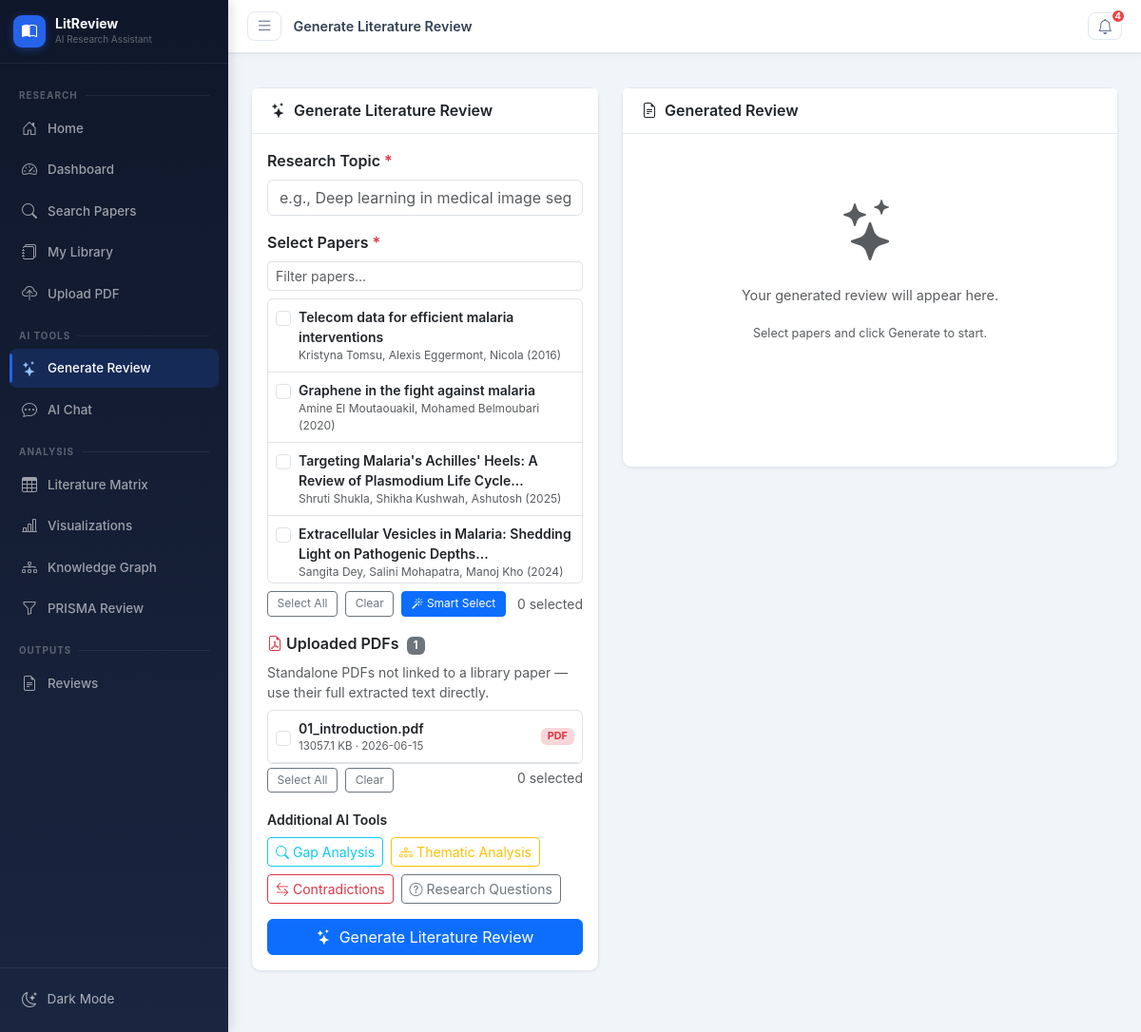
Page /ai/generate-review on the earlier database version.
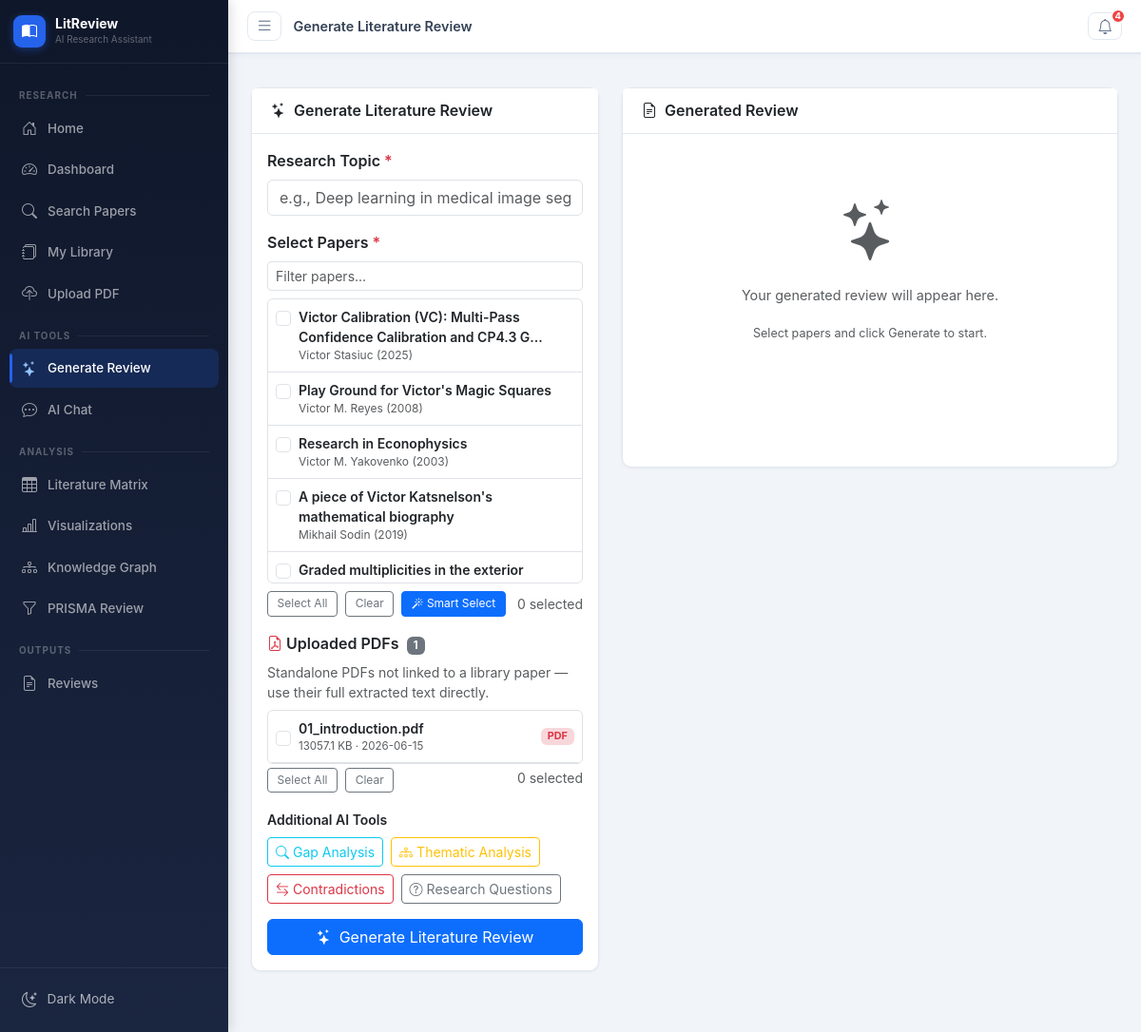
Same page on the later database version.
### tables this page shows
CREATE TABLE papers (
            id INTEGER PRIMARY KEY AUTOINCREMENT,
            title TEXT NOT NULL,
            authors TEXT,
            abstract TEXT,
            year INTEGER,
            doi TEXT,
            url TEXT,
            journal TEXT,
            citations_count INTEGER DEFAULT 0,
            source TEXT,
            keywords TEXT,
            full_text TEXT,
            created_at TIMESTAMP DEFAULT CURRENT_TIMESTAMP
        );

CREATE TABLE paper_files (
            id INTEGER PRIMARY KEY AUTOINCREMENT,
            paper_id INTEGER,
            filename TEXT,
            original_name TEXT,
            file_path TEXT,
            file_size INTEGER,
            extracted_text TEXT,
            sections TEXT,
            ocr_used INTEGER DEFAULT 0,
            created_at TIMESTAMP DEFAULT CURRENT_TIMESTAMP,
            FOREIGN KEY (paper_id) REFERENCES papers(id)
        );

### blueprints/ai_features.py (the view)
@ai_bp.route('/generate-review', methods=['GET', 'POST'])
def generate_review():
    site = get_site_settings()
    db = get_db()
    papers_list = db.execute('SELECT id, title, authors, year, abstract FROM papers ORDER BY created_at DESC').fetchall()
    uploaded_files = db.execute(
        'SELECT id, original_name, file_size, created_at FROM paper_files WHERE paper_id IS NULL ORDER BY created_at DESC'
    ).fetchall()
    db.close()
    return render_template('ai/generate_review.html', site=site, papers=papers_list,
                           uploaded_files=uploaded_files, notifications=get_notifications())

### blueprints/ai_features.py (called while the page is built)
def get_site_settings():
    db = get_db()
    rows = db.execute('SELECT key, value FROM site_settings').fetchall()
    db.close()
    return {r['key']: r['value'] for r in rows}

def get_notifications():
    db = get_db()
    rows = db.execute('SELECT * FROM notifications WHERE is_read=0 ORDER BY created_at DESC LIMIT 10').fetchall()
    db.close()
    return [dict(r) for r in rows]

### models/__init__.py (called while the page is built)
def get_db():
    conn = sqlite3.connect(Config.DATABASE_PATH)
    conn.row_factory = sqlite3.Row
    return conn

### templates/ai/generate_review.html (shortened to what this page needs)
{% extends "base.html" %}
{% block page_title %}Generate Literature Review{% endblock %}
{% block content %}
<div class="row">
  <div class="col-lg-5">
    <div class="card shadow-sm mb-3">
      <div class="card-header"><h6 class="mb-0 fw-semibold"><i class="bi bi-stars me-2"></i>Generate Literature Review</h6></div>
      <div class="card-body">
        <div class="mb-3">
          <label class="form-label fw-semibold">Research Topic <span class="text-danger">*</span></label>
          <input type="text" class="form-control" id="reviewTopic" placeholder="e.g., Deep learning in medical image segmentation">
        </div>
        <div class="mb-3">
          <label class="form-label fw-semibold">Select Papers <span class="text-danger">*</span></label>
          <div class="input-group input-group-sm mb-2">
            <input type="text" class="form-control" id="paperSearch" placeholder="Filter papers..." oninput="filterPapers(this.value)">
          </div>
          {% if papers %}
          <div id="paperList" style="max-height:300px;overflow-y:auto;" class="border rounded">
            {% for paper in papers %}
            <label class="d-flex align-items-start p-2 border-bottom cursor-pointer paper-item" style="cursor:pointer;"
              data-title="{{ (paper.title or '')|lower }}"
              data-abstract="{{ ((paper.abstract or '')[:300])|lower }}"
              data-year="{{ paper.year or 0 }}">
              <input type="checkbox" class="form-check-input mt-1 me-2 paper-checkbox" value="{{ paper.id }}" id="paper-{{ paper.id }}">
              <div class="flex-grow-1">
                <div class="d-flex align-items-start justify-content-between gap-1">
                  <div class="small fw-semibold paper-title" data-raw-title="{{ paper.title[:70] }}{% if paper.title|length > 70 %}...{% endif %}">{{ paper.title[:70] }}{% if paper.title|length > 70 %}...{% endif %}</div>
                </div>
                <div class="text-muted" style="font-size:0.75rem;">{{ paper.authors[:40] if paper.authors else '' }} {% if paper.year %}({{ paper.year }}){% endif %}</div>
              </div>
            </label>
            {% endfor %}
          </div>
          <div class="d-flex gap-2 mt-2 align-items-center flex-wrap">
            <button class="btn btn-xs btn-outline-secondary" onclick="selectAll()">Select All</button>
            <button class="btn btn-xs btn-outline-secondary" onclick="selectNone()">Clear</button>
            <button class="btn btn-xs btn-primary" id="smartSelectBtn" onclick="smartSelect()" title="Auto-select the most relevant papers for your topic">
              <i class="bi bi-magic me-1"></i>Smart Select
            </button>
            <span class="text-muted small ms-auto" id="selectedCount">0 selected</span>
          </div>
          {% else %}
          <div class="alert alert-info small">
            <i class="bi bi-info-circle me-1"></i>No papers in library.
            <a href="/search">Search and save papers</a> first.
          </div>
          {% endif %}
        </div>
        {% if uploaded_files %}
        <div class="mb-3">
          <label class="form-label fw-semibold">
            <i class="bi bi-file-earmark-pdf me-1 text-danger"></i>Uploaded PDFs
            <span class="badge bg-secondary ms-1" style="font-size:0.7rem;">{{ uploaded_files|length }}</span>
          </label>
          <p class="text-muted small mb-2">Standalone PDFs not linked to a library paper — use their full extracted text directly.</p>
          <div class="border rounded" style="max-height:200px;overflow-y:auto;">
            {% for f in uploaded_files %}
            <label class="d-flex align-items-center p-2 border-bottom" style="cursor:pointer;">
              <input type="checkbox" class="form-check-input me-2 file-checkbox" value="{{ f.id }}">
              <div class="flex-grow-1 overflow-hidden">
                <div class="small fw-semibold text-truncate">{{ f.original_name or f.filename }}</div>
                <div class="text-muted" style="font-size:0.72rem;">
                  {{ (f.file_size / 1024)|round(1) }} KB &middot; {{ f.created_at[:10] if f.created_at else '' }}
                </div>
              </div>
              <span class="badge bg-danger-subtle text-danger ms-2 flex-shrink-0" style="font-size:0.68rem;">PDF</span>
            </label>
            {% endfor %}
          </div>
          <div class="d-flex gap-2 mt-1">
            <button class="btn btn-xs btn-outline-secondary" onclick="selectAllFiles()">Select All</button>
            <button class="btn btn-xs btn-outline-secondary" onclick="selectNoneFiles()">Clear</button>
            <span class="text-muted small ms-auto" id="selectedFileCount">0 selected</span>
          </div>
        </div>
        {% endif %}
        <div class="mb-3">
          <label class="form-label fw-semibold small">Additional AI Tools</label>
          <div class="d-flex flex-wrap gap-2">
            <button class="btn btn-sm btn-outline-info" onclick="runGapAnalysis()"><i class="bi bi-search me-1"></i>Gap Analysis</button>
            <button class="btn btn-sm btn-outline-warning" onclick="runThematic()"><i class="bi bi-diagram-3 me-1"></i>Thematic Analysis</button>
            <button class="btn btn-sm btn-outline-danger" onclick="runContradictions()"><i class="bi bi-arrow-left-right me-1"></i>Contradictions</button>
            <button class="btn btn-sm btn-outline-secondary" onclick="runResearchQ()"><i class="bi bi-question-circle me-1"></i>Research Questions</button>
          </div>
        </div>
        <button class="btn btn-primary w-100" id="generateBtn" onclick="generateReview()">
          <i class="bi bi-stars me-2"></i>Generate Literature Review
        </button>
      </div>
    </div>
  </div>
  <div class="col-lg-7">
    <div class="card shadow-sm" id="resultCard" style="min-height:400px;">
      <div class="card-header d-flex justify-content-between align-items-center">
        <h6 class="mb-0 fw-semibold"><i class="bi bi-file-earmark-text me-2"></i>Generated Review</h6>
      </div>
      <div class="card-body">
        <div id="reviewContent" class="review-output">
          <div class="text-center py-5 text-muted">
            <i class="bi bi-stars display-3 opacity-15"></i>
            <p class="mt-3">Your generated review will appear here.</p>
            <p class="small">Select papers and click Generate to start.</p>
          </div>
        </div>
      </div>
    </div>
  </div>
</div>
{% endblock %}

### templates/base.html (shortened to what this page needs)
<!DOCTYPE html>
<html lang="en">
<head>
<link href="https://cdn.jsdelivr.net/npm/bootstrap@5.3.2/dist/css/bootstrap.min.css" rel="stylesheet">
<link href="https://cdn.jsdelivr.net/npm/bootstrap-icons@1.11.3/font/bootstrap-icons.min.css" rel="stylesheet">
<link href="/static/css/style.css" rel="stylesheet">
</head>
<body>
<div id="sidebarOverlay"></div>
<div class="d-flex" id="wrapper">
  <nav id="sidebar">
    <div class="sidebar-header">
      <a href="/" class="sidebar-brand-link">
        <div class="sidebar-logo"><i class="bi bi-book-half"></i></div>
        <div class="sidebar-brand-text">
          <div class="sidebar-brand">LitReview</div>
          <div class="sidebar-tagline">AI Research Assistant</div>
        </div>
      </a>
    </div>
    <div class="sidebar-body">
      <div class="sidebar-section-label"><span>Research</span></div>
      <a href="/" class="sidebar-link {% if request.endpoint == 'main.index' %}active{% endif %}" data-tooltip="Home">
        <i class="bi bi-house-door"></i><span>Home</span>
      </a>
      <a href="/dashboard" class="sidebar-link {% if request.endpoint == 'main.dashboard' %}active{% endif %}" data-tooltip="Dashboard">
        <i class="bi bi-speedometer2"></i><span>Dashboard</span>
      </a>
      <a href="/search" class="sidebar-link {% if request.endpoint == 'main.search' %}active{% endif %}" data-tooltip="Search Papers">
        <i class="bi bi-search"></i><span>Search Papers</span>
      </a>
      <a href="/papers" class="sidebar-link {% if request.endpoint == 'main.papers' %}active{% endif %}" data-tooltip="My Library">
        <i class="bi bi-journals"></i><span>My Library</span>
      </a>
      <a href="/upload" class="sidebar-link {% if request.endpoint == 'main.upload' %}active{% endif %}" data-tooltip="Upload PDF">
        <i class="bi bi-cloud-upload"></i><span>Upload PDF</span>
      </a>
      <div class="sidebar-section-label"><span>AI Tools</span></div>
      <a href="/ai/generate-review" class="sidebar-link {% if request.endpoint == 'ai.generate_review' %}active{% endif %}" data-tooltip="Generate Review">
        <i class="bi bi-stars"></i><span>Generate Review</span>
      </a>
      <a href="/ai/chat" class="sidebar-link {% if request.endpoint == 'ai.chat' %}active{% endif %}" data-tooltip="AI Chat">
        <i class="bi bi-chat-dots"></i><span>AI Chat</span>
      </a>
      <div class="sidebar-section-label"><span>Analysis</span></div>
      <a href="/matrix" class="sidebar-link {% if request.endpoint == 'main.matrix' %}active{% endif %}" data-tooltip="Literature Matrix">
        <i class="bi bi-table"></i><span>Literature Matrix</span>
      </a>
      <a href="/visualizations" class="sidebar-link {% if request.endpoint == 'main.visualizations' %}active{% endif %}" data-tooltip="Visualizations">
        <i class="bi bi-bar-chart-line"></i><span>Visualizations</span>
      </a>
      <a href="/knowledge-graph" class="sidebar-link {% if request.endpoint == 'main.knowledge_graph' %}active{% endif %}" data-tooltip="Knowledge Graph">
        <i class="bi bi-diagram-3"></i><span>Knowledge Graph</span>
      </a>
      <a href="/prisma" class="sidebar-link {% if request.endpoint == 'main.prisma' %}active{% endif %}" data-tooltip="PRISMA Review">
        <i class="bi bi-funnel"></i><span>PRISMA Review</span>
      </a>
      <div class="sidebar-section-label"><span>Outputs</span></div>
      <a href="/reviews" class="sidebar-link {% if request.endpoint in ['main.reviews','main.review_detail'] %}active{% endif %}" data-tooltip="Reviews">
        <i class="bi bi-file-earmark-text"></i><span>Reviews</span>
      </a>
    </div>
    <div class="sidebar-footer">
      <button id="darkToggle" onclick="toggleDark()" data-tooltip="Toggle Theme">
        <i class="bi bi-moon-stars"></i>
        <span>Dark Mode</span>
      </button>
    </div>
  </nav>
  <div id="page-content-wrapper" class="flex-grow-1">
    <nav class="top-nav">
      <button id="sidebarToggle" aria-label="Toggle menu">
        <i class="bi bi-list"></i>
      </button>
      <span class="top-nav-title">{% block page_title %}{% endblock %}</span>
      <div class="ms-auto d-flex align-items-center gap-2">
        <div class="dropdown">
          <button class="top-nav-btn position-relative" data-bs-toggle="dropdown" aria-label="Notifications">
            <i class="bi bi-bell"></i>
            {% if g_notif_count > 0 %}
            <span class="notif-badge">{{ g_notif_count }}</span>
            {% endif %}
          </button>
        </div>
      </div>
    </nav>
    <div class="px-4 pt-3">
    </div>
    <div class="page-content px-4 pb-5">
      {% block content %}{% endblock %}
    </div>
  </div>
</div>
<div class="toast-container position-fixed bottom-0 end-0 p-3" id="toastContainer"></div>
</body>
</html>

Differences in the rows shown:
no longer on this page (row unchanged): papers: title "Telecom data for efficient malaria interventions", authors "Kristyna Tomsu, Alexis Eggermont, Nicola", year "2016"
no longer on this page (row unchanged): papers: title "Graphene in the fight against malaria", authors "Amine El Moutaouakil, Mohamed Belmoubari", year "2020"
no longer on this page (row unchanged): papers: title "Targeting Malaria's Achilles' Heels: A Review of Plasmodium Life Cycle", authors "Shruti Shukla, Shikha Kushwah, Ashutosh", year "2025"
no longer on this page (row unchanged): papers: title "Extracellular Vesicles in Malaria: Shedding Light on Pathogenic Depths", authors "Sangita Dey, Salini Mohapatra, Manoj Kho", year "2024"
added papers: title "Victor Calibration (VC): Multi-Pass Confidence Calibration and CP4.3 G", authors "Victor Stasiuc", year "2025"
added papers: title "Play Ground for Victor's Magic Squares", authors "Victor M. Reyes", year "2008"
added papers: title "Research in Econophysics", authors "Victor M. Yakovenko", year "2003"
added papers: title "A piece of Victor Katsnelson's mathematical biography", authors "Mikhail Sodin", year "2019"
added papers: title "Graded multiplicities in the exterior…"
